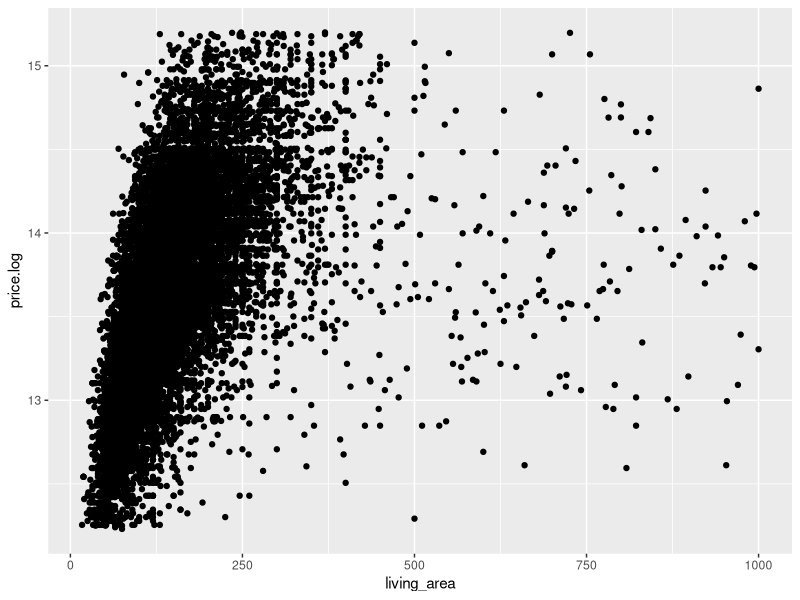
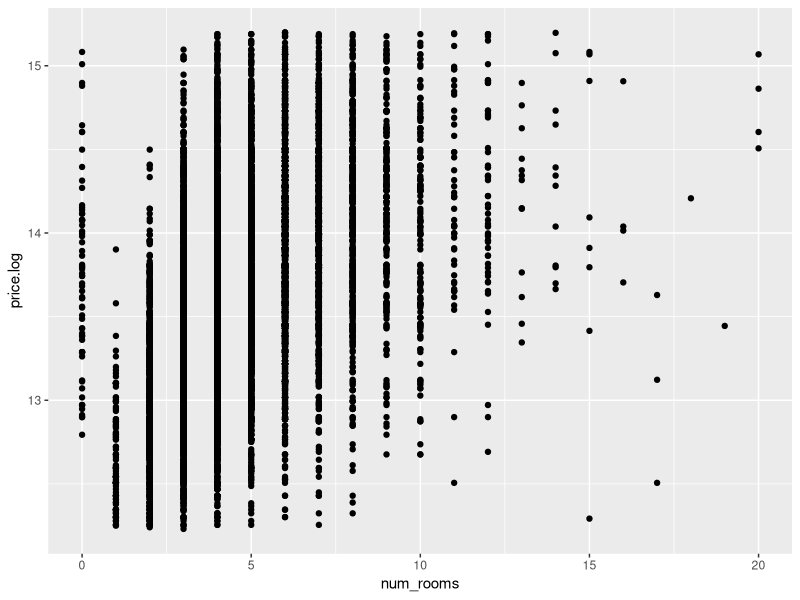
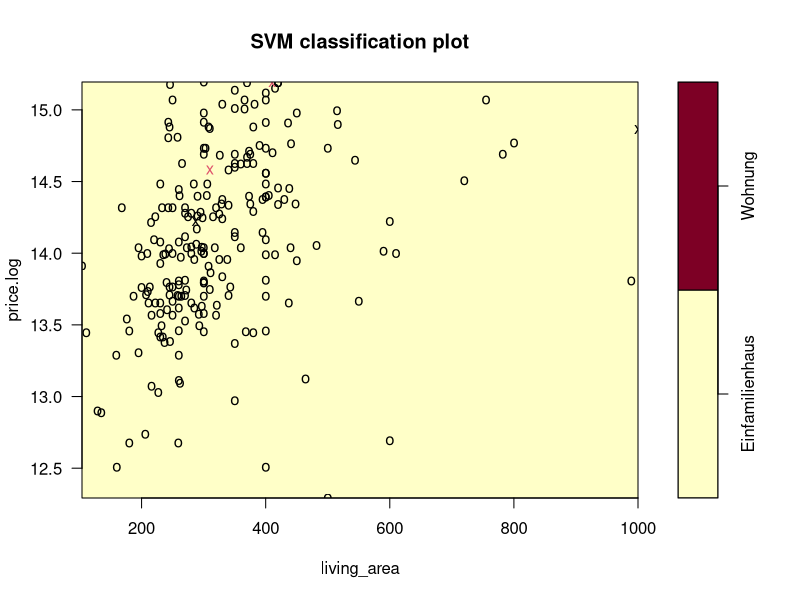
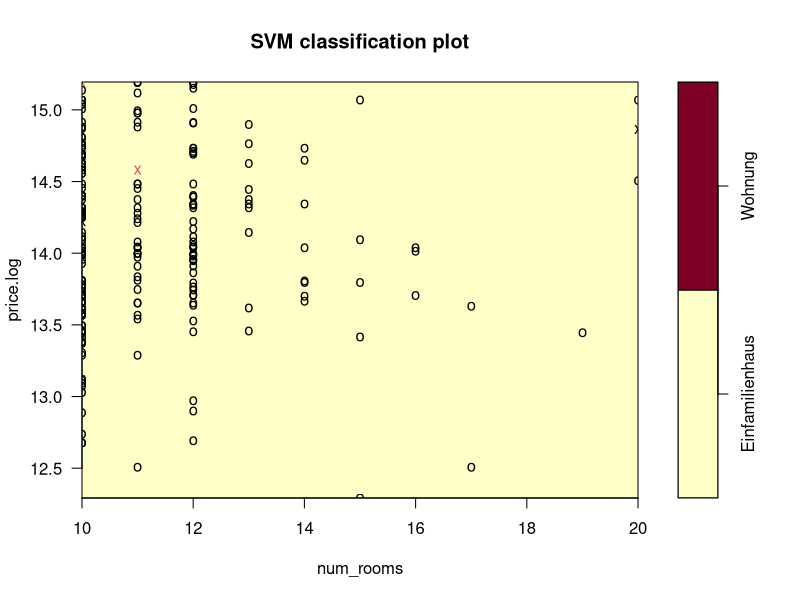

Source code (R) for these figures, in order: (Note: a time limit stopped this script after it produced the figures.)
## ---- chunk 1
library(tidyverse)
library(e1071)  


house_data <- read_csv("../01_data/house_data.csv")
house_data$object_type_name <- as.factor(house_data$object_type_name)
house_data$num_rooms <- as.integer(house_data$num_rooms)
house_data <- house_data %>% select(object_type_name,
                                    build_year,
                                    living_area,
                                    zipcode,
                                    municipality_name,
                                    num_rooms,
                                    travel_time_private_transport,
                                    travel_time_public_transport,
                                    number_of_buildings_in_hectare,
                                    number_of_apartments_in_hectare,
                                    number_of_workplaces_in_hectare,
                                    population_in_hectare,
                                    water_percentage_1000,
                                    price)

# Log-Transform dependent variable
house_data$price.log <- log(house_data$price)
# Fix the predictors zipcode and num_rooms to be a factor
house_data$zipcode.fac <- factor(house_data$zipcode)
house_data$num_rooms.fac <- factor(house_data$num_rooms)


## ---- chunk 2


house_data <- house_data %>% filter(object_type_name ==  "Einfamilienhaus"|object_type_name ==  "Wohnung")
house_data <- house_data %>% filter(living_area <= 1000)
house_data <- house_data %>% filter(num_rooms <= 20)

house_data <- house_data %>%  droplevels()
house_data$object_type_name %>%  unique()

## 75% of the sample size
smp_size <- floor(0.75 * nrow(house_data))

## set the seed to make your partition reproducible
set.seed(1)
train_ind <- sample(seq_len(nrow(house_data)), size = smp_size)
house_train <- house_data[train_ind, ]
house_test <- house_data[-train_ind, ]


ggplot(house_data, aes(x=living_area, y=price.log)) + geom_point()
ggplot(house_data, aes(x=num_rooms, y=price.log)) + geom_point()
## ---- chunk 3
number_of_observations <- 200
cost_range <- c(0.000005, 0.005,0.1,1,10,100,1000,10000)
svm.models <- tune(
  svm,
  object_type_name ~ price.log + living_area + num_rooms,
  data = house_train %>% top_n(number_of_observations),
  kernel = "linear",
  ranges = list(cost = cost_range),
  scale = TRUE)

svm.models <- svm.models$best.model
summary(svm.models)


plot(x = svm.models, data = house_train %>% top_n(number_of_observations), formula = price.log ~ living_area)
plot(x = svm.models, data = house_train %>% top_n(number_of_observations), formula = price.log ~ num_rooms)
table(predict = predict(svm.models, house_train),truth = house_train$object_type_name)
## ---- chunk 4
number_of_observations <- 10000
cost_range <- c(0.000005, 0.005,0.1,1,10,100,1000,10000)
svm.models <- tune(
  svm,
  object_type_name ~ price.log + living_area + num_rooms,
  data = house_train %>% top_n(number_of_observations),
  kernel = "sigmoid",
  ranges = list(cost = cost_range),
  scale = TRUE)
svm.models <- svm.models$best.model
summary(svm.models)


plot(x = svm.models, data = house_train %>% top_n(number_of_observations), formula = price.log ~ living_area)
plot(x = svm.models, data = house_train %>% top_n(number_of_observations), formula = price.log ~ num_rooms)
table(predict = predict(svm.models, house_train),truth = house_train$object_type_name)
## ---- chunk 5
number_of_observations <- 1000
cost_range <- c(0.000005, 0.005,0.1,1,10,100,1000,10000)
svm.models <- tune(
  svm,
  object_type_name ~ price.log + living_area + num_rooms,
  data = house_train %>% top_n(number_of_observations),
  kernel = "radial",
  ranges = list(cost = cost_range),
  scale = TRUE)

svm.models <- svm.models$best.model
summary(svm.models)


plot(x = svm.models, data = house_train %>% top_n(number_of_observations), formula = price.log ~ living_area)
plot(x = svm.models, data = house_train %>% top_n(number_of_observations), formula = price.log ~ num_rooms)
table(predict = predict(svm.models, house_train),truth = house_train$object_type_name)
